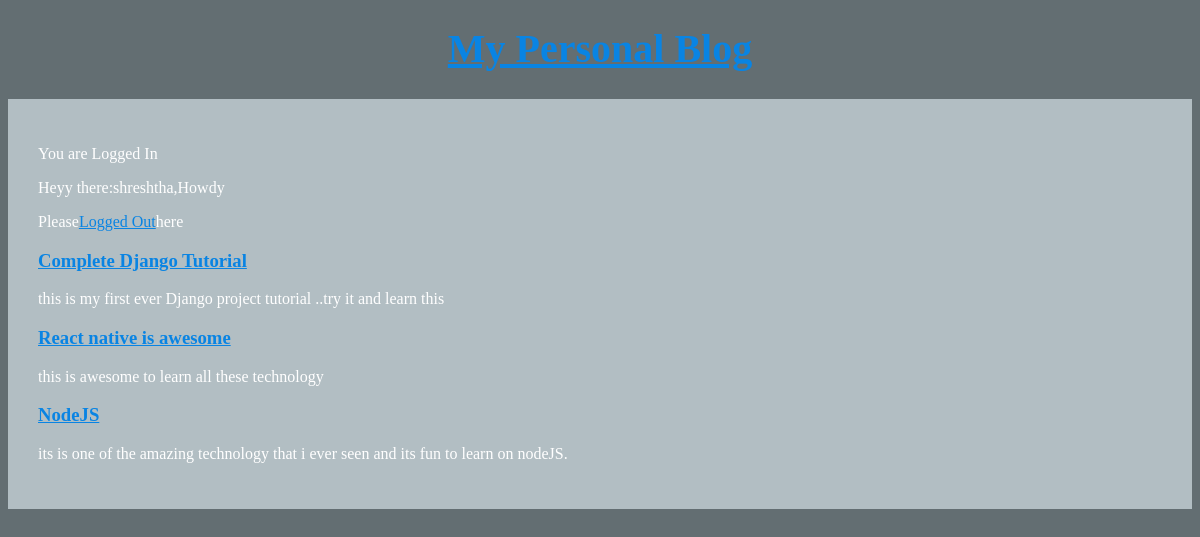
Screenshot of / (signed in) with the database file from the repository.
### article/models.py (models this page shows, shortened)
class Article(models.Model):
    author=models.ForeignKey(
        'auth.User',
        on_delete=models.CASCADE,
    )
    title=models.CharField(max_length=30)
    text=models.TextField()

### article/views.py (the view)
# urls.py: path('',views.ArticleListView.as_view(),name='home'),
class ArticleListView(ListView):
    model=Article
    template_name='home.html'

### templates/home.html
{% extends 'base.html' %}
{% block content %}
{% for art in object_list %}
<div class="article">
    <h3><a href="{% url 'article_page' art.pk %}">{{ art.title }}</a></h3>
    <p>{{art.text}}</p>
</div>
{% endfor %}
{% endblock content %}

### templates/base.html (shortened to what this page needs)
{% load staticfiles %}
<!DOCTYPE html>
<html lang="en">
<head>
    <link rel="stylesheet" href="{% static 'CSS/basestyles.css' %}">
</head>
<body>
<header>
    <h1><a href="">My Personal Blog</a></h1>
</header>
<div class="container">
    {% if user.is_authenticated %}
    <p>You are Logged In</p>
    <p>Heyy there:{{user.username}},Howdy</p>
    <p>Please<a href="{% url 'logout' %}">Logged Out</a>here</p>
    {% else %}
    <p>You are not Logged In</p>
    <p><a href="{% url 'login' %}">Login</a>here</p>
    {% endif %}
     {% block content%}
    {% endblock %}
</div>
</body>
</html>

### static/CSS/basestyles.css (style rules this page uses)
body { background-color: #636e72; color: #FFF; }
h1 { font-size: 2.5rem; text-align: center; margin-top: 25px; }
a { color: #0984e3; }
.container { margin-top: 20px; background-color: #b2bec3; padding: 30px; }

### rows the page displays
Article: title "Complete Django Tutorial", text "this is my first ever Django project tutorial ..try it and learn this"
Article: title "React native is awesome", text "this is awesome to learn all these technology"
Article: title "NodeJS", text "its is one of the amazing technology that i ever seen and its fun to learn on nodeJS."

### other values shown
{{ user.username }} "shreshtha"
